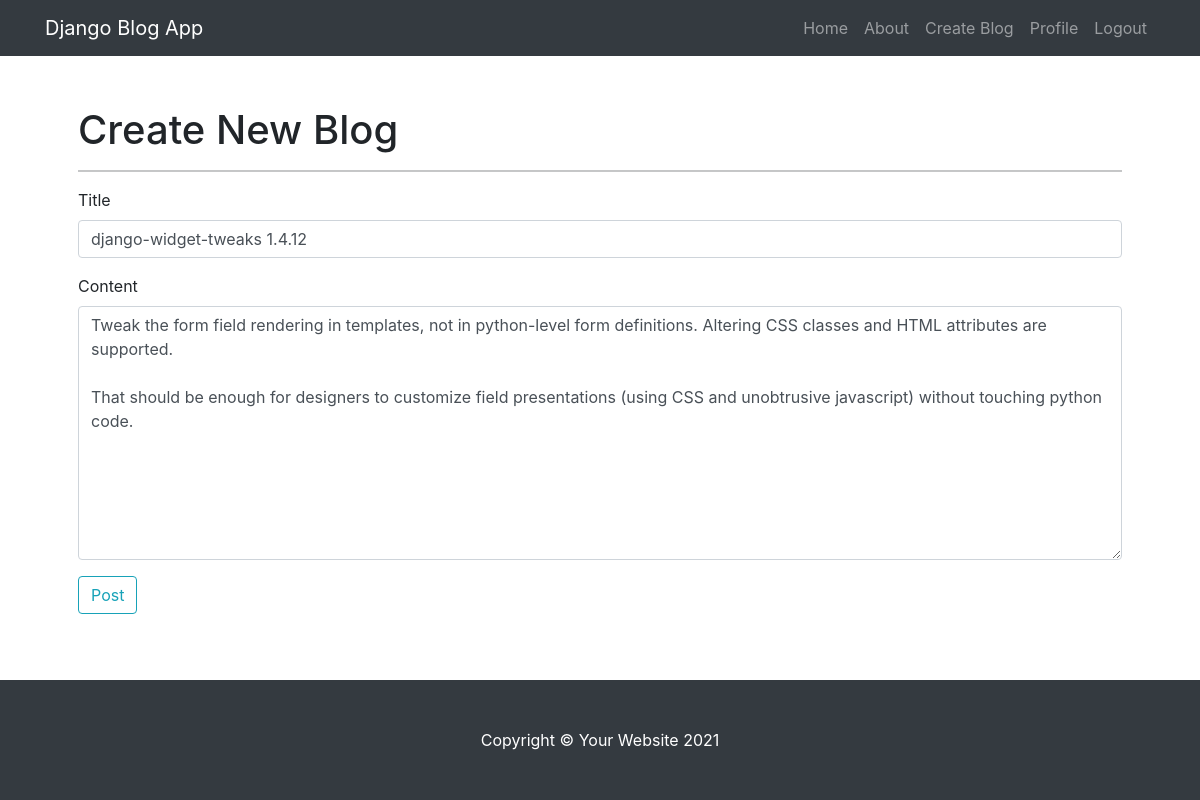
The app's page /post/11/update (signed in) with its own data.
### core/models.py (models this page shows, shortened)
class Post(models.Model):
    title = models.CharField(max_length = 100)
    content = models.TextField()
    created_at = models.DateTimeField(default=timezone.now)
    author = models.ForeignKey(User, on_delete=models.CASCADE)

### core/views.py (the view, shortened to what this page needs)
# urls.py: path('post/<int:pk>/update', views.PostUpdateView.as_view(), name="blog-update"),
class PostUpdateView(LoginRequiredMixin, UserPassesTestMixin, UpdateView):
    model = Post
    fields = ['title','content']
    template_name = 'create.html'
    def test_func(self):
        post = self.get_object()
        if self.request.user == post.author:
            return True
        return False

### core/templates/create.html (shortened to what this page needs)
{% extends "base.html" %}
{% load widget_tweaks %}
{% block content %}
    <div class="container px-5">
        <div class="content-section">
            <h1>Create New Blog</h1> <hr>
            <form method="POST">
                <div class="form-group">
                  <label for="title">Title</label>
                  {% render_field form.title class+="form-control" %}
                </div>
                <div class="form-group">
                  <label for="title">Content</label>
                  {% render_field form.content class+="form-control" %}
                </div>
                <div class="form-group">
                    <button class="btn btn-outline-info" type="submit">Post</button>
                </div>
            </form>
        </div>
    </div>
{% endblock content %}

### core/static/detail.css (style rules this page uses)
body { margin-top:20px; }

### records on screen
Post: title "django-widget-tweaks 1.4.12", content "Tweak the form field rendering in templates, not in python-level form definitions. Altering CSS classes and HTML attributes are supported. That should be enough for designers to customize field presentations (using CSS and unobtrusive javascript) without touching python code."
